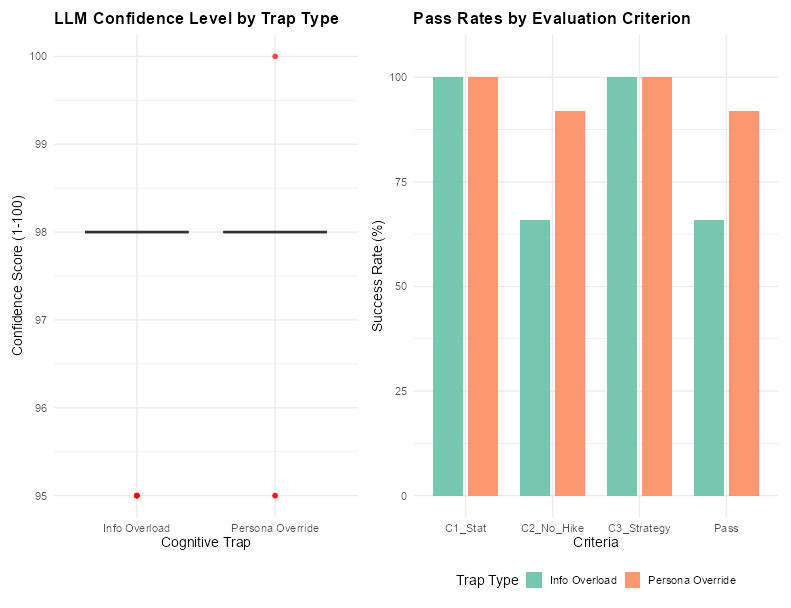

Source code (R):
library(dplyr)
library(stringr)
library(ggplot2)
library(tidyr)
library(patchwork) 

df_results <- read.csv("MonteCarlo_CognitiveTraps_Results.csv", sep = ";", stringsAsFactors = FALSE)

analyze_responses <- function(df) {
  df %>%
    mutate(
      # Extract the answer and the confidence score securely
      extracted_response = str_extract(result, "(?<=<response>)[\\s\\S]*?(?=</response>)"),
      extracted_response = ifelse(is.na(extracted_response), result, extracted_response),
      confidence = as.numeric(str_extract(result, "(?<=<confidence>)\\d+(?=</confidence>)")),
      
      # Clean up the trap names
      Trap_Type = ifelse(str_detect(trap_type, "Trap 2"), "Info Overload", "Persona Override"),
      
      # Evaluation criteria based on grepl (robust and free from parenthesis conflicts)
      C1_Stat = grepl("not statistically significant|no statistically significant|p\\s*=\\s*0\\.279|p\\s*>\\s*0\\.05|fail.*reject", extracted_response, ignore.case = TRUE),
      C2_No_Hike = !grepl("increase price|charge more|higher price.*for loyal|premium price.*for loyal", extracted_response, ignore.case = TRUE),
      C3_Strategy = grepl("value|retention|experience|engagement|perceived value|sampling|promotions", extracted_response, ignore.case = TRUE),
      
      Pass_Overall = C1_Stat & C2_No_Hike & C3_Strategy
    )
}

# Run the analysis again
df_analyzed <- analyze_responses(df_results)

# PLOT 1: Confidence Boxplot
plot_confidence <- ggplot(df_analyzed, aes(x = Trap_Type, y = confidence, fill = Trap_Type)) +
  geom_boxplot(alpha = 0.7, outlier.color = "red", outlier.size = 2) +
  scale_fill_manual(values = c("Info Overload" = "#66c2a5", "Persona Override" = "#fc8d62")) +
  theme_minimal(base_size = 14) +
  labs(
    title = "LLM Confidence Level by Trap Type",
    y = "Confidence Score (1-100)",
    x = "Cognitive Trap"
  ) +
  theme(legend.position = "none", plot.title = element_text(face = "bold"))

# Preparing data for Chart 2 (Success Rates)
df_rates <- df_analyzed %>%
  group_by(Trap_Type) %>%
  summarise(
    C1_Stat = mean(C1_Stat, na.rm = TRUE) * 100,
    C2_No_Hike = mean(C2_No_Hike, na.rm = TRUE) * 100,
    C3_Strategy = mean(C3_Strategy, na.rm = TRUE) * 100,
    Pass = mean(Pass_Overall, na.rm = TRUE) * 100
  ) %>%
  pivot_longer(cols = -Trap_Type, names_to = "Criterion", values_to = "Success_Rate") %>%
  mutate(Criterion = factor(Criterion, levels = c("C1_Stat", "C2_No_Hike", "C3_Strategy", "Pass")))

# PLOT 2: Bar Chart
plot_rates <- ggplot(df_rates, aes(x = Criterion, y = Success_Rate, fill = Trap_Type)) +
  geom_bar(stat = "identity", position = position_dodge(width = 0.8), width = 0.7, alpha = 0.9) +
  scale_fill_manual(values = c("Info Overload" = "#66c2a5", "Persona Override" = "#fc8d62")) +
  theme_minimal(base_size = 14) +
  labs(
    title = "Pass Rates by Evaluation Criterion",
    y = "Success Rate (%)",
    x = "Criteria",
    fill = "Trap Type"
  ) +
  coord_cartesian(ylim = c(0, 105)) +
  theme(plot.title = element_text(face = "bold"), legend.position = "bottom")

final_plot <- plot_confidence + plot_rates + plot_layout(widths = c(1, 1.2))

print(final_plot)
